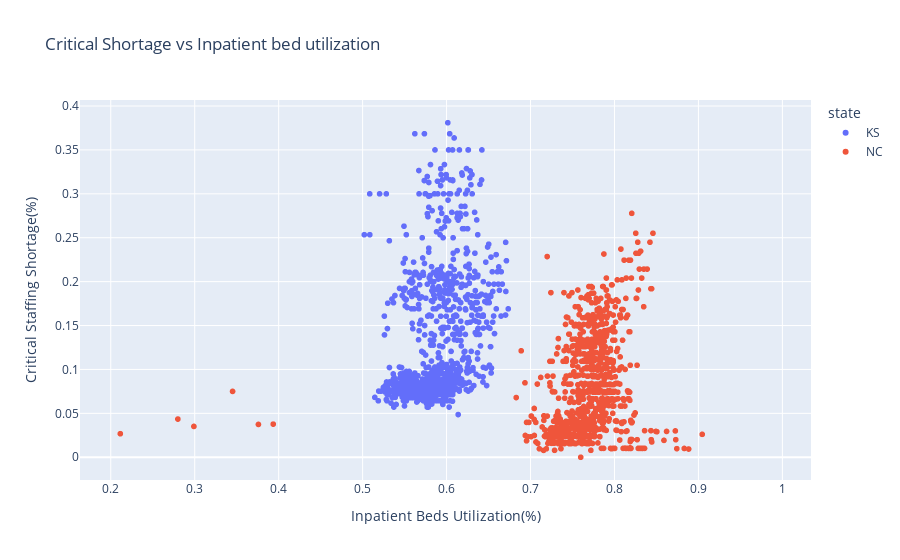

Notebook source saved alongside this figure:
### Code cell
import plotly.express as px
#"WA","CA","KS","TX","NC"
fig = px.scatter(raw_data.loc[raw_data["state"].isin(["KS","NC"])], x="inpatient_beds_utilization", y="critical_staffing_shortage_today_yes_perc",color="state", title='Critical Shortage vs Inpatient bed utilization',labels={
                     "critical_staffing_shortage_today_yes_perc": "Critical Staffing Shortage(%)",
                     "inpatient_beds_utilization": "Inpatient Beds Utilization(%)"
                 })
#fig.add_scatter(x=state_data['date'], y=state_data['inpatient_beds'])
fig.show()
fig.write_html("..\\static\\html_plots\\critical_shortage_vs_inpatient_bed_utilization_KS_NC.html")

### Figure 1 — Plotly figure (JSON) as saved in the notebook; plotly's stock layout.template omitted (floating-point values rounded to 4 significant figures; data arrays with more than 128 entries replaced by an {"elided": "..."} marker saying what was removed)
{"data": [{"hovertemplate": "state=KS<br>Inpatient Beds Utilization(%)=%{x}<br>Critical Staffing Shortage(%)=%{y}<extra></extra>", "legendgroup": "KS", "marker": {"color": "#636efa", "symbol": "circle"}, "mode": "markers", "name": "KS", "showlegend": true, "type": "scattergl", "x": {"elided": "1107 float values"}, "xaxis": "x", "y": {"elided": "1107 float values"}, "yaxis": "y"}, {"hovertemplate": "state=NC<br>Inpatient Beds Utilization(%)=%{x}<br>Critical Staffing Shortage(%)=%{y}<extra></extra>", "legendgroup": "NC", "marker": {"color": "#EF553B", "symbol": "circle"}, "mode": "markers", "name": "NC", "showlegend": true, "type": "scattergl", "x": {"elided": "1138 float values"}, "xaxis": "x", "y": {"elided": "1138 float values"}, "yaxis": "y"}], "layout": {"legend": {"title": {"text": "state"}, "tracegroupgap": 0}, "title": {"text": "Critical Shortage vs Inpatient bed utilization"}, "xaxis": {"anchor": "y", "domain": [0, 1], "title": {"text": "Inpatient Beds Utilization(%)"}}, "yaxis": {"anchor": "x", "domain": [0, 1], "title": {"text": "Critical Staffing Shortage(%)"}}}}
